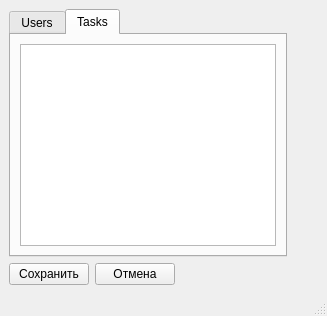
<?xml version="1.0" encoding="UTF-8"?>
<ui version="4.0">
 <class>MainWindow</class>
 <widget class="QMainWindow" name="MainWindow">
  <property name="geometry">
   <rect>
    <x>0</x>
    <y>0</y>
    <width>327</width>
    <height>316</height>
   </rect>
  </property>
  <property name="sizePolicy">
   <sizepolicy hsizetype="Maximum" vsizetype="Maximum">
    <horstretch>0</horstretch>
    <verstretch>0</verstretch>
   </sizepolicy>
  </property>
  <property name="windowTitle">
   <string>MainWindow</string>
  </property>
  <widget class="QWidget" name="centralwidget">
   <layout class="QFormLayout" name="formLayout_2">
    <item row="0" column="0">
     <widget class="QTabWidget" name="tasks_tbl">
      <property name="layoutDirection">
       <enum>Qt::LeftToRight</enum>
      </property>
      <property name="autoFillBackground">
       <bool>false</bool>
      </property>
      <property name="currentIndex">
       <number>1</number>
      </property>
      <property name="elideMode">
       <enum>Qt::ElideNone</enum>
      </property>
      <widget class="QWidget" name="tab">
       <attribute name="title">
        <string>Users</string>
       </attribute>
       <layout class="QFormLayout" name="formLayout">
        <item row="0" column="0">
         <widget class="QTableView" name="user_tbl"/>
        </item>
       </layout>
      </widget>
      <widget class="QWidget" name="tab_2">
       <attribute name="title">
        <string>Tasks</string>
       </attribute>
       <layout class="QHBoxLayout" name="horizontalLayout_2">
        <item>
         <widget class="QTableView" name="tableView"/>
        </item>
       </layout>
      </widget>
     </widget>
    </item>
    <item row="1" column="0">
     <layout class="QHBoxLayout" name="horizontalLayout">
      <property name="sizeConstraint">
       <enum>QLayout::SetMinimumSize</enum>
      </property>
      <item>
       <widget class="QPushButton" name="save_btn">
        <property name="text">
         <string>Сохранить</string>
        </property>
       </widget>
      </item>
      <item>
       <widget class="QPushButton" name="cancel_btn">
        <property name="text">
         <string>Отмена</string>
        </property>
       </widget>
      </item>
     </layout>
    </item>
   </layout>
  </widget>
  <widget class="QStatusBar" name="statusbar"/>
 </widget>
 <resources/>
 <connections/>
</ui>
